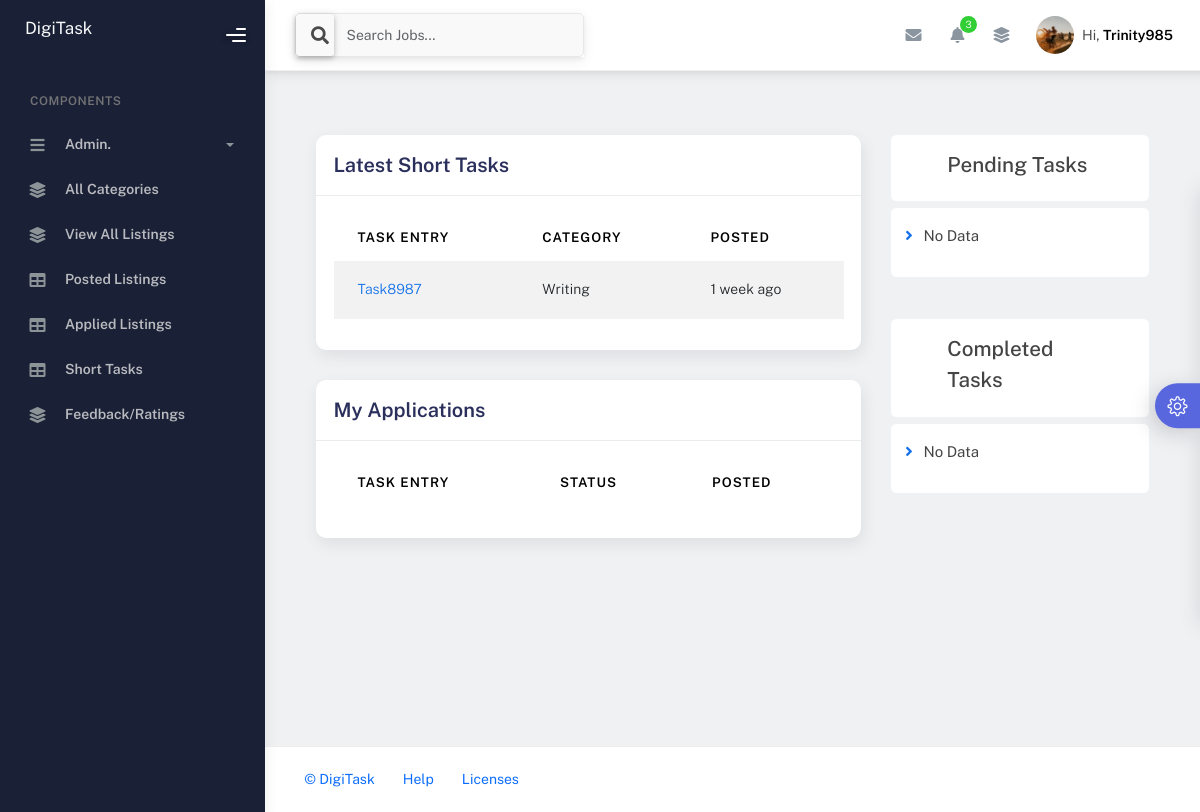
Screenshot of /dash/short_tasks/ (signed in) with the database file from the repository.
### chats/models.py (models this page shows, shortened)
class Profile(models.Model):
    user = models.OneToOneField(User, on_delete=models.CASCADE, related_name="profile")
    phone = models.CharField(max_length=15, blank=True, null=True)
    company = models.ForeignKey(Company, on_delete=models.SET_NULL, blank=True, null=True)
    bio = models.TextField(blank=True, null=True)
    instagram = models.CharField(max_length=100, blank=True, null=True)
    linkedin = models.CharField(max_length=100, blank=True, null=True)
    avatar = models.ImageField(null=True, default="avatar5.png")

### dash/models.py (models this page shows, shortened)
class Job_Listing(models.Model):
    created_by = models.ForeignKey(User, on_delete=models.CASCADE)
    job = models.CharField(max_length=50)
    category = models.ForeignKey(Category, on_delete=models.CASCADE)
    description = models.CharField(max_length=255)
    location = models.CharField(max_length=50)
    nature = models.ForeignKey(Nature, on_delete=models.SET_NULL, null=True)
    create_date = models.DateTimeField(auto_now_add=True)
    payment = models.IntegerField(null=True, blank=True)
    status = models.CharField(max_length=50, default="pending")
    tasker = models.ForeignKey(User, on_delete=models.CASCADE, null=True, blank=True, related_name="short_tasker")
    featured_status = models.BooleanField(default=False)

class Category(models.Model):
    category = models.CharField(max_length=50)
    description = models.TextField(null=True, blank=True)
    create_date = models.DateTimeField(auto_now_add=True)
    def __str__(self):
        return str(self.category)

### dash/views.py (the view)
# urls.py: path('short_tasks/', views.short_tasks, name="short_tasks"),
@login_required(login_url='sign_in')
def short_tasks(request):
    nature_instance = get_object_or_404(Nature, name='Short Task')
    my_short_tasks = Job_Proposal.objects.filter(nature=nature_instance, created_by=request.user)
    tasks = Job_Listing.objects.filter(nature=nature_instance)
    pending_tasks = tasks.filter(tasker=request.user, status='assigned')
    latest_short_tasks = tasks.filter(status='posted').order_by('-create_date')[:5]
    completed_short_tasks = tasks.filter(status='completed', tasker=request.user)
    context = {
        'my_short_tasks': my_short_tasks,
        'latest_short_tasks': latest_short_tasks,
        'pending_tasks': pending_tasks,
        'completed_tasks': completed_short_tasks
        }
    return render(request, 'dash_short_tasks.html', context)

### chats/context_processors.py (called while the page is built)
def user_profile(request):
    if request.user.is_authenticated:
        profile = get_object_or_404(User, username=request.user)
        context = {'profile': profile}
        return context
    else:
        context = {}
        return context

def to_do(request):
    if request.user.is_authenticated:
        list_items = To_Do.objects.filter(user=request.user)
        context = {'to_do_items': list_items}
        return context
    else:
        context = {}
        return context

def notes(request):
    if request.user.is_authenticated:
        my_notes = My_Note.objects.filter(user=request.user)
        context = {'notes': my_notes}
        return context
    else:
        context = {}
        return context

def recent_messages(request):
    if request.user.is_authenticated:
        user = request.user
        messages = Chat_Message.objects.filter(sender=user).union(Chat_Message.objects.filter(receiver=user)).order_by('-create_date')
        recent_users = {}
        for message in messages:
            other_user = message.receiver if message.sender == user else message.sender
            if other_user not in recent_users:
                recent_users[other_user] = message
        user_messages = list(recent_users.values())
        context = {'recent_messages': user_messages}
        return context
    else:
        context = {}
        return context

### dash/context_processors.py (called while the page is built, shortened)
def search_jobs(request):
    q = request.GET.get('q', '')
    if request.user.is_authenticated:
        jobs = Job_Listing.objects.exclude(created_by=request.user).filter(
            Q(job__icontains=q) |
            Q(created_by__username__icontains=q) |
            Q(category__category__icontains=q) |
            Q(description__icontains=q) |
            Q(location__icontains=q) |
            Q(nature__name__icontains=q),
            status='posted'
        )
    context = {'search_query': q, 'listings': jobs}
    return context

def notes_context(request):
    if request.user.is_authenticated:
        count = Notification.objects.filter(user=request.user, is_read=False).count()
        latest_notifications = Notification.objects.filter(user=request.user, is_read=False).order_by('-create_date')[:5]
    else:
        count = 0
        latest_notifications = []
    context = {'total_unread_notes': count, 'latest_notes': latest_notifications}
    return context

### dash/models.py (called while the page is built)
    def __str__(self):
        return str(self.name)

    def __str__(self):
        return self.name

### templates/dash_short_tasks.html (shortened to what this page needs)
{% extends 'dash_main.html' %}
{% load humanize %}
{% block main %}
<div class="page-inner">
    <div class="page-category">
        <div class="container-xxl py-5 wow fadeInUp" data-wow-delay="0.1s">
            <div class="container">
                <div class="row gy-5 gx-4">
                    <div class="col-lg-8">
                        <div class="card">
                            <div class="card-header d-flex w-100 justify-content-between">
                                <div class="card-title">Latest Short Tasks</div>
                            </div>
                            <div class="card-body">
                                <div class="table-responsive">
                                    <table class="table table-striped table-hover">
                                        <thead>
                                            <tr>
                                                <th scope="col">Task Entry</th>
                                                <th scope="col">Category</th>
                                                <th scope="col">Posted</th>
                                            </tr>
                                        </thead>
                                        <tbody>
                                            {% for task in latest_short_tasks %}
                                            <tr>
                                                <td><a href="{% url 'job_details' task.id %}">{{ task.job|title }}</a></td>
                                                <td>{{ task.category|title }}</td>
                                                <td>{{ task.create_date|timesince }} ago</td>
                                            </tr>
                                            {% endfor %}
                                        </tbody>
                                    </table>
                                </div>
                            </div>
                        </div>
                        <div class="card">
                            <div class="card-header d-flex w-100 justify-content-between">
                                <div class="card-title">My Applications</div>
                            </div>
                            <div class="card-body">
                                <div class="table-responsive">
                                    <table class="table table-striped table-hover">
                                        <thead>
                                            <tr>
                                                <th scope="col">Task Entry</th>
                                                <th scope="col">Status</th>
                                                <th scope="col">Posted</th>
                                            </tr>
                                        </thead>
                                    </table>
                                </div>
                            </div>
                        </div>
                    </div>
                    <div class="col-lg-4">
                        <div class="bg-white rounded p-3 mb-2 wow slideInUp" data-wow-delay="0.1s">
                            <h4 class="px-5">Pending Tasks</h4>
                        </div>
                        {% if pending_tasks %}
                        {% for pending_task in pending_tasks %}
                        <div class="bg-white rounded p-5 mb-4 wow slideInUp" data-wow-delay="0.1s">
                            <h5 class="mb-4">Summary</h5>
                            <p>
                                <i class="fa fa-angle-right text-primary me-2"></i>
                                <strong>Task:</strong> {{ pending_task.job|capfirst }}
                            </p>
                            <p>
                                <i class="fa fa-angle-right text-primary me-2"></i>
                                <strong>Category:</strong> {{ pending_task.category|capfirst }}
                            </p>
                            <p>
                                <i class="fa fa-angle-right text-primary me-2"></i>
                                <strong>Location:</strong> {{ pending_task.location|capfirst }}
                            </p>
                            <p>
                                <i class="fa fa-angle-right text-primary me-2"></i>
                                <strong>Budget:</strong> ${{ pending_task.payment|intcomma }}
                            </p>
                            <p>
                                <i class="fa fa-angle-right text-primary me-2"></i>
                                <strong>Published:</strong> {{ pending_task.create_date|timesince }} ago
                            </p>
                        </div>
                        {% endfor %}
                        {% else %}
                        <div class="bg-white rounded p-3 mb-2 wow slideInUp" data-wow-delay="0.1s">
                            <p>
                                <i class="fa fa-angle-right text-primary me-2"></i>
                                No Data
                            </p>
                        </div>
                        {% endif %}
                        <div class="bg-white rounded p-3 mt-5 mb-2 wow slideInUp" data-wow-delay="0.1s">
                            <h4 class="px-5">Completed Tasks</h4>
                        </div>
                        {% if completed_tasks %}
                        <div class="bg-white rounded p-3 mb-2 wow slideInUp" data-wow-delay="0.1s">
                            <div class="card-body">
                                <div class="table-responsive">
                                    <table class="table table-striped table-hover">
                                        <thead>
                                            <tr>
                                                <th scope="col">Task</th>
                                                <th scope="col">Posted</th>
                                            </tr>
                                        </thead>
                                        <tbody>
                                            {% for task in completed_tasks %}
                                            <tr>
                                                <td><a href="{% url 'job_details' task.id %}">{{ task.job|title }}</a></td>
                                                <td>{{ task.create_date|timesince }} ago</td>
                                            </tr>
                                            {% endfor %}
                                        </tbody>
                                    </table>
                                </div>
                            </div>
                        </div>
                        {% else %}
                        <div class="bg-white rounded p-3 mb-2 wow slideInUp" data-wow-delay="0.1s">
                            <p>
                                <i class="fa fa-angle-right text-primary me-2"></i>
                                No Data
                            </p>
                        </div>
                        {% endif %}
                    </div>
                </div>
            </div>
        </div>
    </div>
</div>
{% endblock %}

### templates/dash_components/nav.html (shortened to what this page needs)
{% load static %}
<nav class="navbar navbar-header navbar-header-transparent navbar-expand-lg border-bottom">
  <div class="container-fluid">
    <nav class="navbar navbar-header-left navbar-expand-lg navbar-form nav-search p-0 d-none d-lg-flex">
      <form action="{% url 'job_listings' %}">
        <div class="input-group">
          <div class="input-group-prepend">
            <button type="submit" class="btn btn-search pe-1">
              <i class="fa fa-search search-icon"></i>
            </button>
          </div>
          <input type="text" name="q" value="{{ search_query }}" placeholder="Search Jobs..." class="form-control" />
        </div>
      </form>
    </nav>
    <ul class="navbar-nav topbar-nav ms-md-auto align-items-center">
      <li class="nav-item topbar-icon dropdown hidden-caret">
        <a class="nav-link dropdown-toggle" href="#" id="messageDropdown" role="button" data-bs-toggle="dropdown"
          aria-haspopup="true" aria-expanded="false">
          <i class="fa fa-envelope"></i>
        </a>
      </li>
      <li class="nav-item topbar-icon dropdown hidden-caret">
        <a class="nav-link dropdown-toggle" href="#" id="notifDropdown" role="button" data-bs-toggle="dropdown"
          aria-haspopup="true" aria-expanded="false">
          <i class="fa fa-bell"></i>
          <span class="notification">{{ total_unread_notes }}</span>
        </a>
      </li>
      <li class="nav-item topbar-icon dropdown hidden-caret">
        <a class="nav-link" data-bs-toggle="dropdown" href="#" aria-expanded="false">
          <i class="fas fa-layer-group"></i>
        </a>
      </li>
      <li class="nav-item topbar-user dropdown hidden-caret">
        <a class="dropdown-toggle profile-pic" data-bs-toggle="dropdown" href="#" aria-expanded="false">
          <div class="avatar-sm">
            <img src="{{ profile.profile.avatar.url }}" alt="..." class="avatar-img rounded-circle" />
          </div>
          <span class="profile-username">
            <span class="op-7">Hi,</span>
            <span class="fw-bold">{{ request.user|capfirst }}</span>
          </span>
        </a>
      </li>
    </ul>
  </div>
</nav>

### static/assets/css/notifications.css (style rules this page uses)
body { background: #EFF1F3; min-height: 100vh; position: relative; }

### rows the page displays
Job_Listing: job "Task8987", category "Writing", create_date "1 week"

### other values shown
{{ total_unread_notes }} "3"
{{ request.user|capfirst }} "Trinity985"
